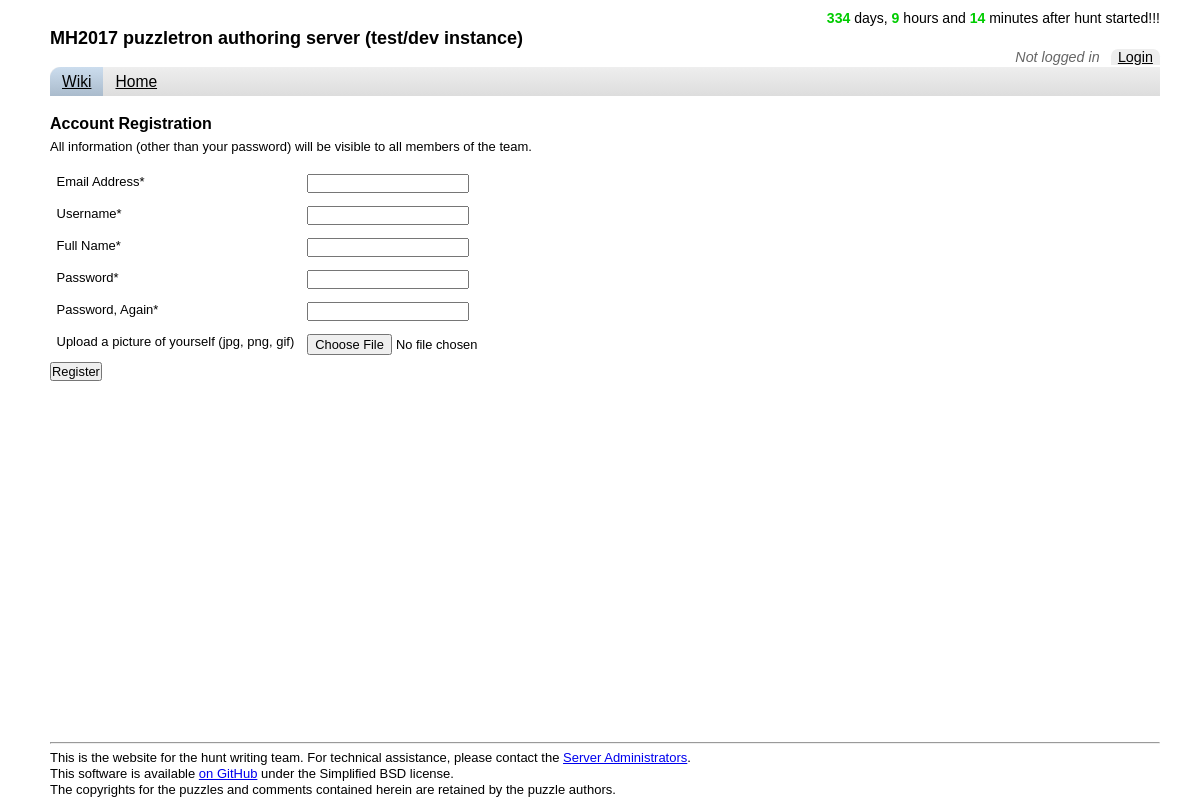
The app's page /register.php, older data.
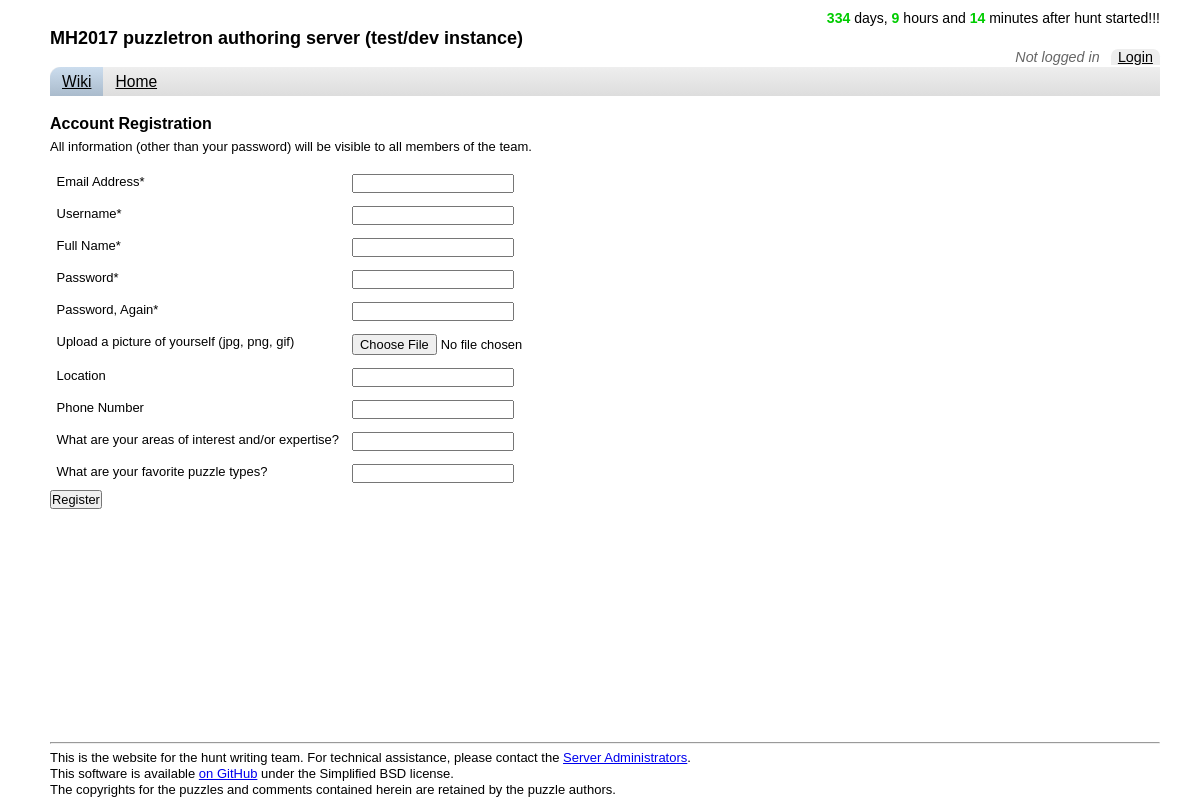
The same page, newer data.
### tables this page shows
CREATE TABLE `user_info_keys` (
  `id` int(11) NOT NULL AUTO_INCREMENT,
  `shortname` varchar(250) NOT NULL,
  `longname` varchar(250) NOT NULL,
  PRIMARY KEY (`id`)
);

### db-func.php (called while the page is built, shortened)
<?php
require_once "html.php";
function query_db($query) {
    $result = mysql_query($query);
    return $result;
}
function get_rows($query) {
    $result = query_db($query);
    $rows = array();
    while ($r = mysql_fetch_array($result)) {
        $rows[] = $r;
    }
    return $rows;
}

### register.php (the view, shortened to what this page needs)
<?php
require_once "html.php";
require_once "db-func.php";
head();
echo '<h2>Account Registration</h2>';
if (isset($_SESSION['uid'])) {
    echo '<div class="msg">You are logged in. Would you like to <a href="edit-account.php">edit your account information</a>?</div>';
} else {
    registerForm();
}
foot();
function registerForm() {
    $username = isset($_POST['username']) ? $_POST['username'] : "";
    $fullname = isset($_POST['fullname']) ? $_POST['fullname'] : "";
    $email = isset($_POST['email']) ? $_POST['email'] : "";
?>
                <p> All information (other than your password) will be visible to all members of the team. </p>
    <form enctype="multipart/form-data" method="post" action="<?php echo SELF; ?>" onsubmit="return validate(this)">
        <table>
            <tr>
                <td>Email Address*</td>
                <td><input type="text" name="email" value="<?php echo $email; ?>"  /></td>
            </tr>
            <tr>
                <td>Username*</td>
                <?php if (!TRUST_REMOTE_USER) { ?>
                    <td><input type="text" name="username" value="<?php echo $username; ?>"/></td>
                <?php } ?>
            </tr>
            <tr>
                <td>Full Name*</td>
                <td><input type="text" name="fullname" value="<?php echo $fullname; ?>"/></td>
            </tr>
<?php if (!TRUST_REMOTE_USER) { ?>
            <tr>
                <td>Password*</td>
                <td><input type="password" name="pass1" value=""/></td>
            </tr>
            <tr>
                <td>Password, Again*</td>
                <td><input type="password" name="pass2" /></td>
            </tr>
<?php } ?>
            <tr>
                <td>Upload a picture of yourself (jpg, png, gif)</td>
                <td>
                    <input type="file" name="picture" />
                </td>
            </tr>
<?php
$sql = "SELECT id, shortname, longname FROM user_info_keys";
$result = get_rows($sql);
foreach ($result as $r) {
$shortname = $r['shortname'];
$longname = $r['longname'];
$lastvalue = isset($_POST[$shortname]) ? $_POST[$shortname] : "";
?>
            <tr>
                <td><?php echo $longname; ?></td>
                <td><input type="text" name="<?php echo $shortname; ?>" value="<?php echo $lastvalue; ?>" /></td>
            </tr>
<?php
}
?>
        </table>
        <input type="submit" name="register" value="Register" />
    </form>
<?php
}

### html.php (shortened to what this page needs)
<?php
function echoNav($isselected, $href, $linktext, $condition) {
    if ($condition) {
        $navclass = $isselected ? "selnav" : "nav";
        echo "<li class='nav'><a class='$navclass' href='$href'>$linktext</a></li>\n";
    }
}
function fullTitle() {
    return 'MH' . HUNT_YEAR . ' puzzletron authoring server (' . (DEVMODE ? 'test/dev' : (PRACMODE ? 'practice' : 'actual mystery hunt-writing')) . ' instance)';
}
function head($selnav = "", $title = -1) {
$hunt = mktime(12, 17, 00, 1, HUNT_DOM, HUNT_YEAR);
$now = time();
$timediff = abs($hunt-$now);
$days = (int)($timediff/(60 * 60 * 24));
$hrs = (int)($timediff/(60 * 60))-(24*$days);
$mins = (int)($timediff/(60))-(24*60*$days)-(60*$hrs);
$cdmsg = "";
if ($now > $hunt) {
    $cdmsg = "after hunt started!!!";
    $cdclass = "cunum";
} else {
    $cdmsg = "left until hunt.";
    $cdclass = "cdnum";
}
?>
<!DOCTYPE html PUBLIC "-//W3C//DTD HTML 4.01 Transitional//EN" "http://www.w3.org/TR/html4/loose.dtd">
<html xmlns="http://www.w3.org/1999/xhtml">
<head>
    <link rel="stylesheet" type="text/css" href="css/reset-min.css" />
    <link rel="stylesheet" type="text/css" href="css/base-min.css" />
    <link rel="stylesheet" type="text/css" href="css/fonts-min.css" />
    <link rel="stylesheet" type="text/css" href="css/style.css" />
</head>
<body>
<div id="container">
    <div id="header">
        <div id="top">
            <div id="countdowndiv">
                <span id="countdown">
                <?php
                    if ($days !== 0) {
                        $daypl = $days === 1 ? "" : "s";
                        echo "<span class=\"$cdclass\">$days</span> day$daypl, ";
                    }
                    $hrpl =  $hrs  === 1 ? "" : "s";
                    echo "<span class=\"$cdclass\">$hrs</span> hour$hrpl and ";
                    $minpl = $mins === 1 ? "" : "s";
                    echo "<span class=\"$cdclass\">$mins</span> minute$minpl $cdmsg";
                ?>
                </span>
            </div>
            <div id="titlediv">
                <h1><?php echo fullTitle(); ?></h1>
            </div>
            <div id="logindiv">
<?php if (isset($_SESSION['uid'])) {
    echo 'Logged in as <strong>' . getUserUsername($_SESSION['uid']) . '</strong>';
    echo '<a href="account.php"' . ($selnav == "account" ? ' class="accsel"' : "") . '>Your Account</a>';
    if (MAILING_LISTS) { echo '<a href="mailinglists.php"' . ($selnav == "mailinglists" ? ' class="accsel"' : "") . '>Mailing Lists</a>'; }
    if (!TRUST_REMOTE_USER) { echo '<a href="logout.php">Logout</a>'; }
} else { ?>
                <span class="notloggedin">Not logged in</span> <a href="login.php">Login</a>
        <?php } ?>
            </div>
        </div>
        <div id="navbar">
            <ul class="nav">
<?php if (!empty(WIKI_URL)) { ?>
                <li class="nav"><a class="nav wikinav" target="_blank" href="<?php echo WIKI_URL; ?> ">Wiki</a></li>
<?php }
echoNav($selnav == "home", "index.php", "Home", true);
?>
            </ul>
        </div>
    </div>
    <div id="body">
<?php
}
function foot() {
?>
    </div>
    <div id="footer">
        <hr />
        <p>
        This is the website for the hunt writing team.
        For technical assistance, please contact the <a href="mailto:<?php echo HELP_EMAIL; ?>">Server Administrators</a>.<br/>
        This software is available <a href="http://github.com/mysteryhunt/puzzle-editing/" target="_blank">on GitHub</a> under the Simplified BSD license.<br/>
        The copyrights for the puzzles and comments contained herein are retained by the puzzle authors.</p>
    </div>
</div>
</body>
</html>
<?php
}
?>

### css/base-min.css (style rules this page uses)
h1 { font-size:138.5%; }
h2 { font-size:123.1%; }
h1,h2,h3 { margin:1em 0; }
h1,h2,h3,h4,h5,h6,strong { font-weight:bold; }
blockquote,ul,ol,dl { margin:1em; }
ol,ul,dl { margin-left:2em; }
ul li { list-style:disc outside; }
th,td { border:1px solid #000;padding:.5em; }
p,fieldset,table,pre { margin-bottom:1em; }
input[type=text],input[type=password],textarea { width:12.25em;*width:11.9em; }

### css/style.css (style rules this page uses)
html { margin:0; padding:0; height:100%; }
body { text-align: left; font-family: calibri, 'lucida grande', tahoma, helvetica, arial, verdana, sans-serif; color: #000000; background-color: #ffffff; margin: 0px 40px 0px 50px; padding: 0; height: 100%; }
#header { margin-top: 10px; }
h1 { margin: 0; }
#top { vertical-align: middle; }
#titlediv { text-align:left; vertical-align:top; }
#logindiv { text-align:right; vertical-align:bottom; font-size: 110%; }
#logindiv a { padding: 0 0.5em; margin-left: 0.5em; background-color: #eee; border-radius: 0.5em 0.5em 0 0; }
#logindiv a:link, #logindiv a:visited { color: black; }
.notloggedin { color: #666; font-style: italic; }
#countdowndiv { text-align:right; vertical-align:top; }
#countdown { margin-top: 0; font-size: 108%; }
.cunum { color: #0c0; font-weight: bold; }
#navbar { float:left; width:100%; background-color: #eee; background: linear-gradient(to bottom, #eee, #ddd); border-radius: 0.7em 0 0 0; }
#container { min-height: 100%; position: relative; background-color: #ffffff; }
#body { padding-top: 1em; padding-bottom: 75px; }
#footer { position: absolute; bottom: 0px; width: 100%; height: 75px; }
h2 { margin: 0.3em 0; }
h3, table { margin: 0; }
table { border-style: none; border-collapse: collapse; }
td { border-style: none; vertical-align: top; }
ul.nav { display:block; margin: 0; padding: 0; overflow: hidden; float: left; }
li.nav { float: left; display:block; list-style-type: none; text-align: left; }
a.nav { display: block; padding: 5px 12px; font-size: 1.2em; }
a.nav:link { color:#000000; }
a.wikinav { border-radius: 0.7em 0 0 0; }
a.wikinav:link, a.wikinav:visited, a.wikinav:active { background-color: #bcd; background: linear-gradient(to bottom, #cde, #abc); }

Row changes from the older to the newer data that the page shows:
added user_info_keys: longname "Location"
added user_info_keys: longname "Phone Number"
added user_info_keys: longname "What are your areas of interest and/or expertise?"
added user_info_keys: longname "What are your favorite puzzle types?"
